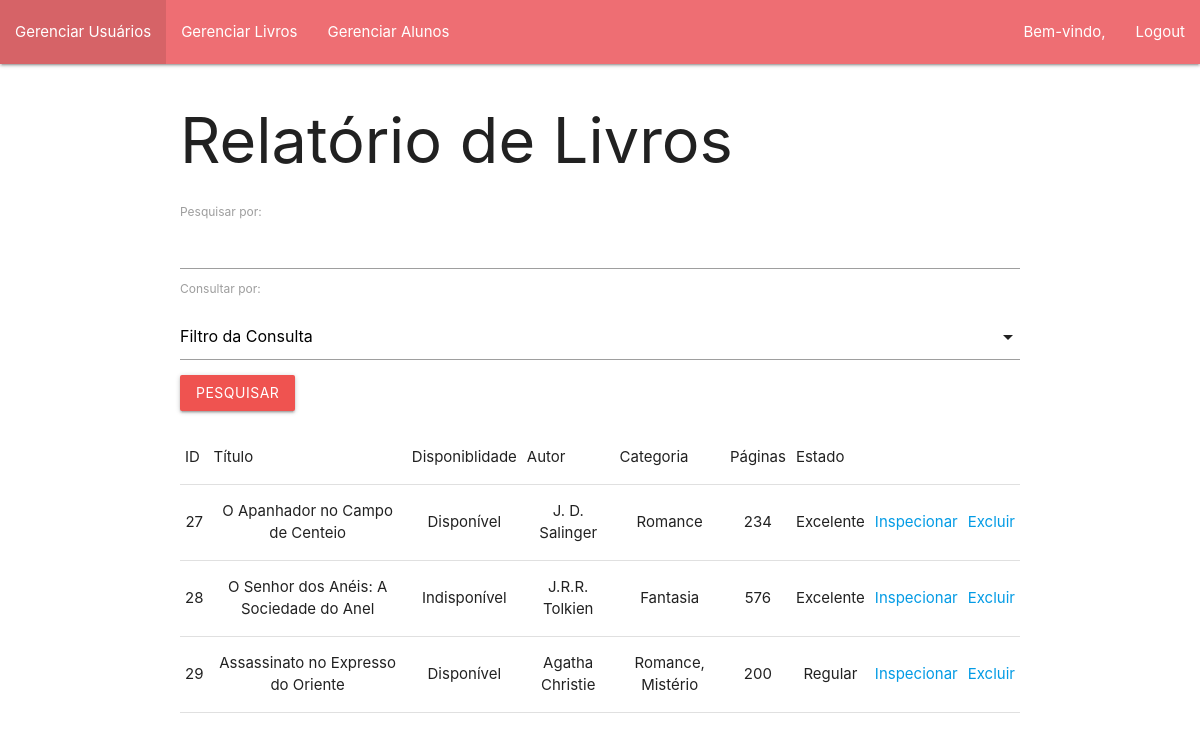
The app's page /admin/livros_read.php with its own data.
### tables this page shows
CREATE TABLE IF NOT EXISTS `livros` (
  `id_livro` int(11) NOT NULL AUTO_INCREMENT,
  `titulo` varchar(100) NOT NULL,
  `status_livro` varchar(100) NOT NULL,
  `autor` varchar(255) NOT NULL,
  `categoria` varchar(100) NOT NULL,
  `paginas` int(11) NOT NULL,
  `estado_livro` varchar(255) NOT NULL,
  `imagem` varchar(1024) NOT NULL,
  `comentarios` varchar(400) DEFAULT NULL,
  PRIMARY KEY (`id_livro`)
);

### admin/livros_read.php (the view, shortened to what this page needs)
<!DOCTYPE html>
<html lang="en">
<head>
    <link type="text/css" rel="stylesheet" href="../materialize/css/materialize.min.css"  media="screen,projection"/>
</head>
<body>
    <?php include 'navbar.php' ?>
    <div class="container">
        <h1>Relatório de Livros</h1>
        <form method="post">
            <label for="search">Pesquisar por:</label>
            <input type="text" id="search" name="pesquisa" autocomplete="off">
            <label for="consultaPor">Consultar por: </label>
            <div class="input-field col s12">
            </div>
            <div class="row">
                <button class="btn red lighten-1" type="submit" name="submit">Pesquisar</button>
            </div>
        </form>
        <div class="row">
            <table class="stripped centered">
                <thead>
                    <tr>
                        <td>ID</td>
                        <td>Título</td>
                        <td>Disponiblidade</td>
                        <td>Autor</td>
                        <td>Categoria</td>
                        <td>Páginas</td>
                        <td>Estado</td>
                    </tr>
                </thead>
                <tbody>
                    <?php
                        include 'connect.php';
                        include 'classes.php';
                        if(!isset($_POST['submit']))
                        {
                            $query = "SELECT * FROM livros";
                            $stmt = $mysqli->prepare($query);
                            $stmt->execute();
                            $result = $stmt->get_result();
                            $rows = $result->fetch_all(MYSQLI_NUM);
                        }
                        foreach($rows as $row)
                        {
                            echo "<tr>";
                            foreach($row as $columnIndex=>$entry)
                            {
                                if($columnIndex == 7 || $columnIndex == 8)
                                {
                                    continue;
                                }
                                echo "<td>$entry</td>";
                            }
                            echo "<td><a href='./livros_insp.php?id=$row[0]'>Inspecionar</a></td>";
                            echo "<td><a href='./livros_delete.php?id=$row[0]'>Excluir</a></td>";
                            echo "</tr>";
                        }
                    ?>
                </tbody>
            </table>
        </div>
    </div>
</body>
</html>

### records on screen
livros: id_livro "27", titulo "O Apanhador no Campo de Centeio", status_livro "Disponível", autor "J. D. Salinger", categoria "Romance", paginas "234", estado_livro "Excelente"
livros: id_livro "28", titulo "O Senhor dos Anéis: A Sociedade do Anel", status_livro "Indisponível", autor "J.R.R. Tolkien", categoria "Fantasia", paginas "576", estado_livro "Excelente"
livros: id_livro "29", titulo "Assassinato no Expresso do Oriente", status_livro "Disponível", autor "Agatha Christie", categoria "Romance, Mistério", paginas "200", estado_livro "Regular"
